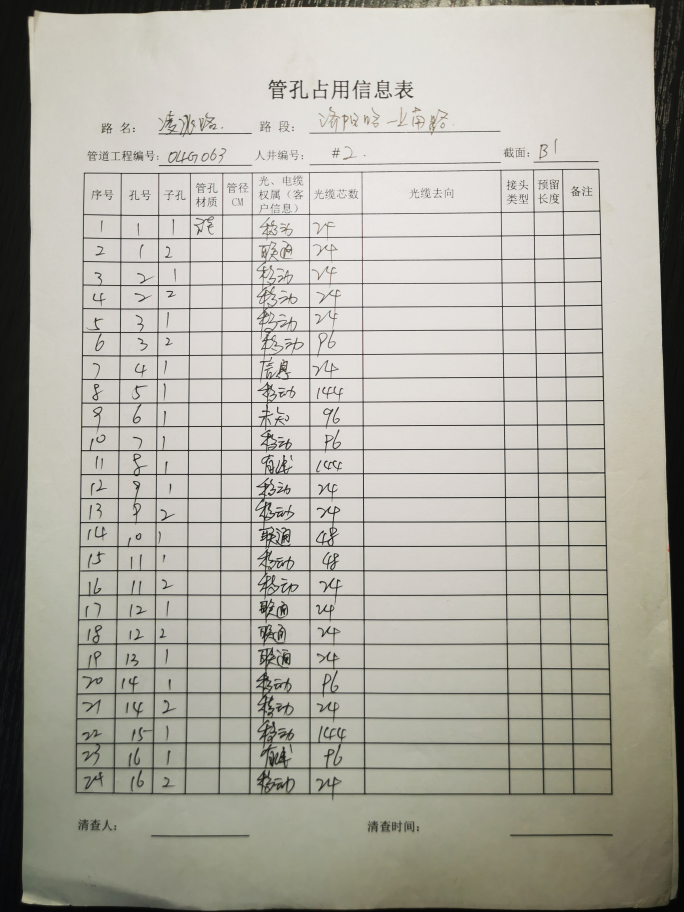
#> input picture test/table_a_0.jpg, 2736 x 3648 px (shown at 1/4 size)
$ python image_correction.py
#> lines starting #> are read from the running program, lines starting #| are printed output that depends on the picture
import cv2
import imutils


class ImageCorrection:
    def __init__(self, img_path: str, output_path: str, output_height: int = 2432, output_width: int = 1824):
        """图像校正模块
        对原始图像进行边缘裁切、放缩至指定大小

        :param img_path: 原始图像路径（含文件名）
        :param output_path: 输出路径（不含文件名）
        :param output_height: 输出图像高度（单位：像素）
        :param output_width: 输出图像宽度（单位：像素）
        """
#> called with img_path = '../test/table_a_0.jpg', output_path = '../output/image_correction/', output_height = 2432, output_width = 1824
        self.img_name = img_path.split('/')[-1]
        self.img = cv2.imread(img_path, cv2.IMREAD_COLOR)
#> self.img is the input picture: shape (3648, 2736, 3); mean B, G, R 162.7, 172.3, 174.4
        self.img_gray = cv2.cvtColor(self.img, cv2.COLOR_BGR2GRAY)
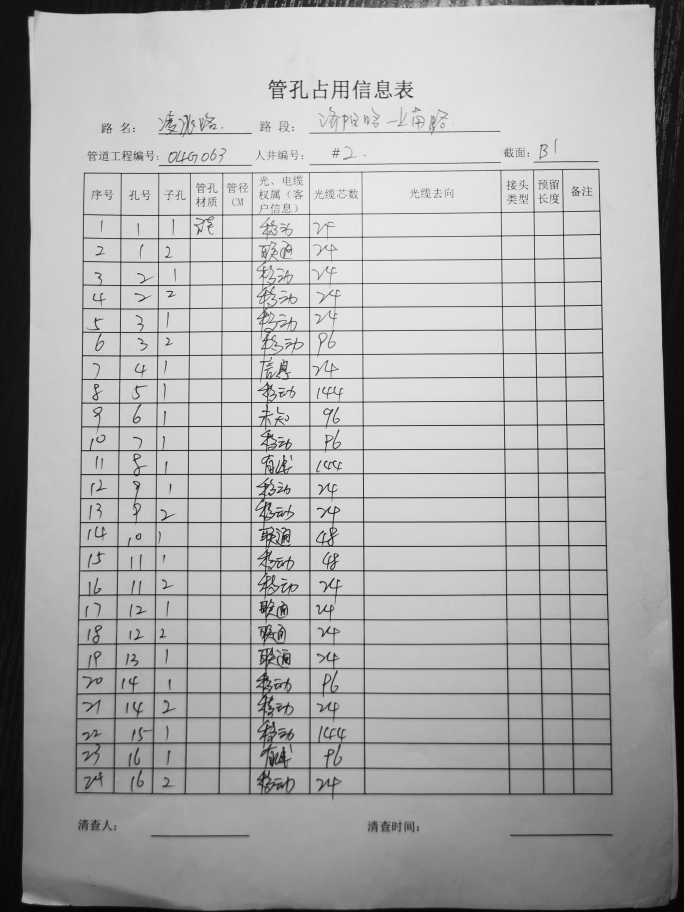
#> self.img_gray: shape (3648, 2736) (shown at 1/4 size); min 2, max 242, mean 171.9
        self.img_binary = cv2.Canny(self.img_gray, 100, 200)  # 上下阈值需要根据实际样本合理设定或者考虑动态调整
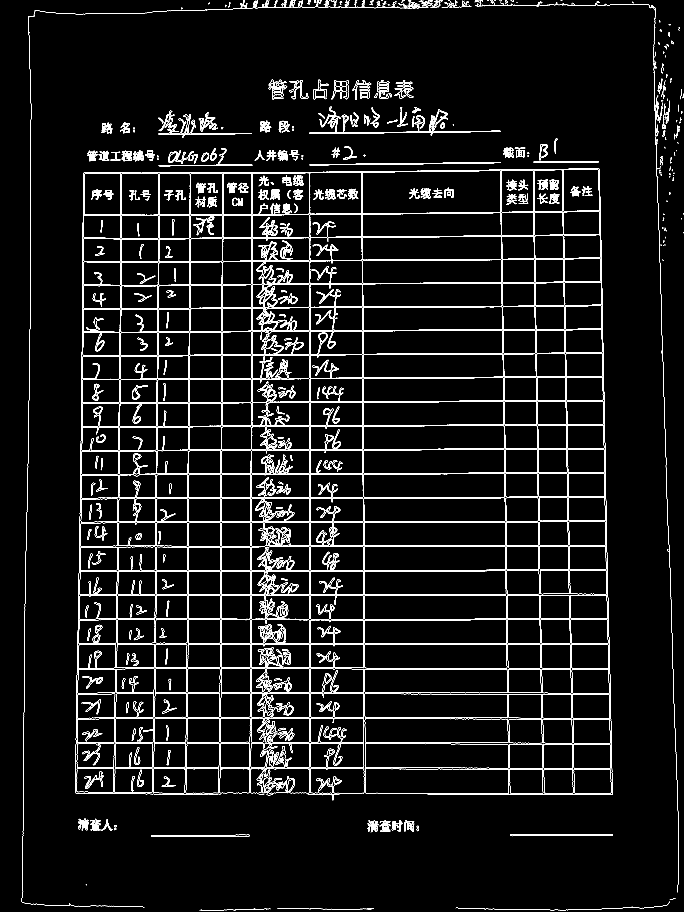
#> self.img_binary: shape (3648, 2736) (shown at 1/4 size); 3% white in thin lines or dots
        self.output_path = output_path
        self.output_height = output_height
        self.output_width = output_width
        self.table_corner = []

    def get_main_body(self):
        # 轮廓检测
        contours = cv2.findContours(self.img_binary, cv2.RETR_LIST, cv2.CHAIN_APPROX_SIMPLE)
        contours = contours[1] if imutils.is_cv3() else contours[0]
        # contours = sorted(contours, key=cv2.contourArea, reverse=True)[:5]  # 排序操作，按矩形面积
        max_contour = max(contours, key=cv2.contourArea)
        peri = cv2.arcLength(max_contour, True)
        approx = cv2.approxPolyDP(max_contour, 0.02 * peri, True)
        screenCnt = approx

        # 遍历轮廓
        # for c in contours:
        #     # 计算轮廓近似
        #     peri = cv2.arcLength(c, True)
        #     # C表示输入的点集
        #     # epsilon表示从原始轮廓到近似轮廓的最大距离，它是一个准确度参数，默认百分之二就可以了
        #     # True表示封闭的
        #     approx = cv2.approxPolyDP(c, 0.02 * peri, True)  # 近似成为一个矩形
        #
        #     # 4个点的时候就拿出来
        #     if len(approx) == 4:
        #         screenCnt = approx
        #         break

        # 展示结果
        cv2.drawContours(self.img, [screenCnt], -1, (0, 255, 0), 20)

    def save_img(self, img_name: str, img):
        cv2.imwrite(self.output_path + img_name, img)


if __name__ == "__main__":
    test_img_path = "../test/table_a_0.jpg"
    ic = ImageCorrection(test_img_path, '../output/image_correction/')
    # ic.get_main_body()
    # ic.save_img()
    cv2.imshow('bin', ic.img_binary)
    cv2.waitKey()
